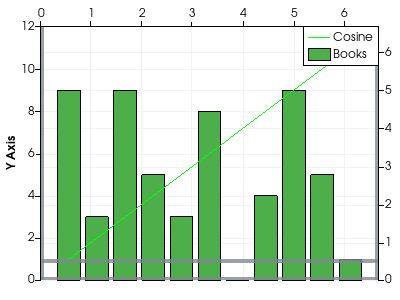

This chart was generated by the following Python code:
#!/usr/bin/env python
# Demonstrate chart picking of various items including axes, plots, range handles, and legend.

import vtkmodules.vtkInteractionStyle  # noqa: F401
import vtkmodules.vtkRenderingContextOpenGL2  # noqa: F401
import vtkmodules.vtkRenderingOpenGL2  # noqa: F401

from vtkmodules.vtkChartsCore import (
    vtkAxis,
    vtkChartXY,
    vtkPlotBar,
    vtkPlotRangeHandlesItem,
)
from vtkmodules.vtkCommonCore import vtkFloatArray, vtkIntArray
from vtkmodules.vtkCommonDataModel import vtkTable
from vtkmodules.vtkRenderingContext2D import vtkContextActor
from vtkmodules.vtkRenderingCore import (
    vtkRenderWindow,
    vtkRenderWindowInteractor,
    vtkRenderer,
)

# Create a table with some points.
table = vtkTable()
arr_x = vtkFloatArray()
arr_x.SetName("X Axis")
table.AddColumn(arr_x)
arr_c = vtkFloatArray()
arr_c.SetName("Cosine")
table.AddColumn(arr_c)

num_points = 12
table.SetNumberOfRows(num_points)
for i in range(1, num_points + 1):
    table.SetValue(i - 1, 0, i)
    table.SetValue(i - 1, 1, i)

# Set up a chart.
chart = vtkChartXY()

line = chart.AddPlot(vtkChartXY.LINE)
line.SetInputData(table, 0, 1)
line.SetColor(0, 255, 0, 255)
line.SetWidth(1.0)
line.SetLegendVisibility(True)

# Add vertical range handles.
range_item = vtkPlotRangeHandlesItem()
range_item.SetExtent(0, 12, 0, 30)
chart.AddPlot(range_item)

# Add horizontal range handles.
h_range_item = vtkPlotRangeHandlesItem()
h_range_item.SetHandleOrientationToHorizontal()
chart.AddPlot(h_range_item)
chart.RaisePlot(h_range_item)

chart.GetAxis(vtkAxis.TOP).SetVisible(True)
chart.GetAxis(vtkAxis.RIGHT).SetVisible(True)
chart.GetAxis(vtkAxis.BOTTOM).SetVisible(False)
chart.DrawAxesAtOriginOff()
chart.AutoAxesOff()

# Add a bar plot.
plot_bar_table = vtkTable()
arr_month = vtkIntArray()
arr_month.SetNumberOfComponents(1)
arr_month.SetName("Month")
for i in range(1, 12):
    arr_month.InsertNextTuple1(i)
plot_bar_table.AddColumn(arr_month)

books = [6, 9, 3, 9, 5, 3, 8, 0, 4, 9, 5, 1]
arr_books = vtkIntArray()
arr_books.SetName("Books")
for i in range(1, 12):
    arr_books.InsertNextTuple1(books[i])
plot_bar_table.AddColumn(arr_books)

bar1 = vtkPlotBar.SafeDownCast(chart.AddPlot(vtkChartXY.BAR))
bar1.SetInputData(plot_bar_table, "Month", "Books")

chart.RaisePlot(range_item)
chart.RaisePlot(h_range_item)
chart.RaisePlot(line)
chart.SetShowLegend(True)

# Context actor and scene wiring.
context_actor = vtkContextActor()
context_actor.GetScene().AddItem(chart)

# Renderer
renderer = vtkRenderer()
renderer.SetBackground(1.0, 1.0, 1.0)
context_actor.GetScene().SetRenderer(renderer)
renderer.AddActor(context_actor)

# Window
render_window = vtkRenderWindow()
render_window.SetSize(400, 300)
render_window.SetMultiSamples(0)
render_window.AddRenderer(renderer)
render_window.SetWindowName("chart picking")

# Interactor
interactor = vtkRenderWindowInteractor()
interactor.SetRenderWindow(render_window)

interactor.Initialize()
interactor.Start()
